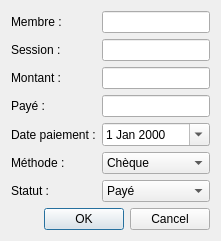
<?xml version="1.0" encoding="UTF-8"?>
<ui version="4.0">
 <class>CotisationFormDialog</class>
 <widget class="QDialog" name="CotisationFormDialog">
  <layout class="QVBoxLayout" name="verticalLayout">
   <item>
    <layout class="QFormLayout" name="formLayout">
     <item row="0" column="0"><widget class="QLabel" name="labelMember"><property name="text"><string>Membre :</string></property></widget></item>
     <item row="0" column="1"><widget class="QLineEdit" name="editMember"/></item>
     <item row="1" column="0"><widget class="QLabel" name="labelSession"><property name="text"><string>Session :</string></property></widget></item>
     <item row="1" column="1"><widget class="QLineEdit" name="editSession"/></item>
     <item row="2" column="0"><widget class="QLabel" name="labelAmount"><property name="text"><string>Montant :</string></property></widget></item>
     <item row="2" column="1"><widget class="QLineEdit" name="editAmount"/></item>
     <item row="3" column="0"><widget class="QLabel" name="labelPaid"><property name="text"><string>Payé :</string></property></widget></item>
     <item row="3" column="1"><widget class="QLineEdit" name="editPaid"/></item>
     <item row="4" column="0"><widget class="QLabel" name="labelDatePaiement"><property name="text"><string>Date paiement :</string></property></widget></item>
     <item row="4" column="1"><widget class="QDateEdit" name="datePaiement"><property name="calendarPopup"><bool>true</bool></property></widget></item>
     <item row="5" column="0"><widget class="QLabel" name="labelMethod"><property name="text"><string>Méthode :</string></property></widget></item>
     <item row="5" column="1"><widget class="QComboBox" name="comboMethod">
      <item><property name="text"><string>Chèque</string></property></item>
      <item><property name="text"><string>Espèce</string></property></item>
      <item><property name="text"><string>ANCV</string></property></item>
      <item><property name="text"><string>Virement</string></property></item>
      <item><property name="text"><string>Autre</string></property></item>
     </widget></item>
     <item row="6" column="0"><widget class="QLabel" name="labelStatus"><property name="text"><string>Statut :</string></property></widget></item>
     <item row="6" column="1"><widget class="QComboBox" name="comboStatus">
      <item><property name="text"><string>Payé</string></property></item>
      <item><property name="text"><string>En attente</string></property></item>
      <item><property name="text"><string>Partiel</string></property></item>
      <item><property name="text"><string>Relancé</string></property></item>
     </widget></item>
    </layout>
   </item>
   <item>
    <widget class="QDialogButtonBox" name="buttonBox">
     <property name="orientation"><enum>Qt::Horizontal</enum></property>
     <property name="standardButtons"><set>QDialogButtonBox::Cancel|QDialogButtonBox::Ok</set></property>
    </widget>
   </item>
  </layout>
 </widget>
 <resources/>
 <connections/>
</ui>
